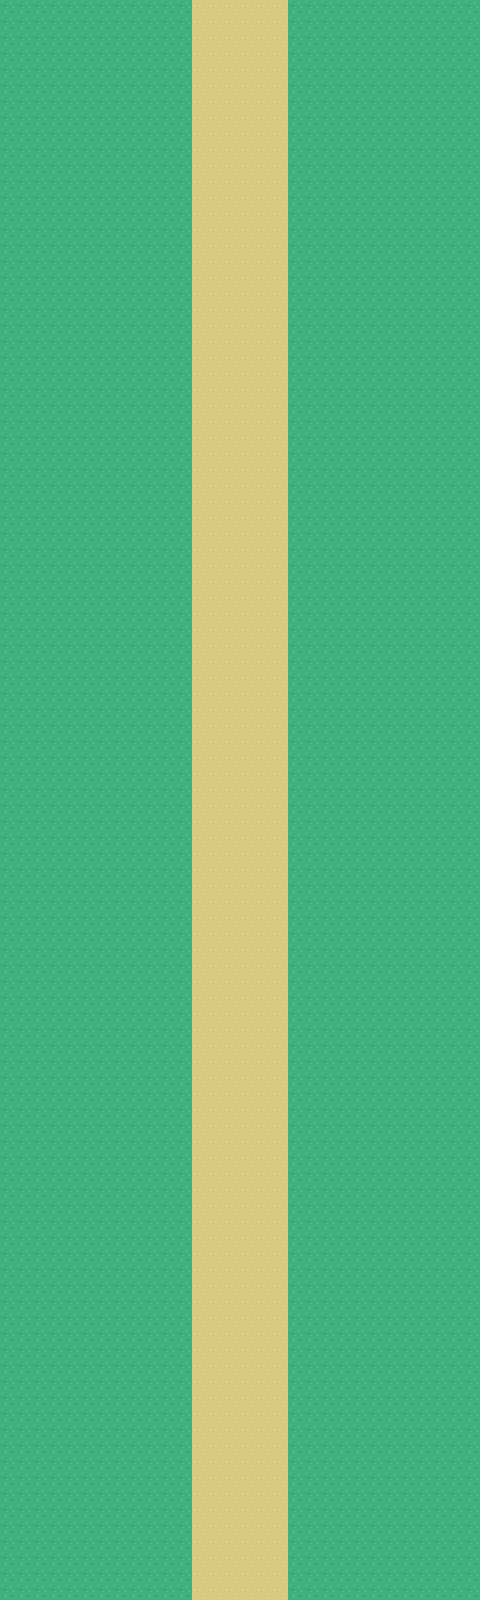

A level layout from a 2D game, rendered from its tile map. Below: a short description, then the map file with tile-grid data replaced by summaries:
An orthogonal 30x100 tile map with 16x16 px tiles, 1 tile layer (ground).

<map version="1.2" tiledversion="1.2.4" orientation="orthogonal" renderorder="right-down" width="30" height="100" tilewidth="16" tileheight="16" infinite="0" nextlayerid="2" nextobjectid="1">
 <tileset firstgid="1" name="tuxmon-sample" tilewidth="16" tileheight="16" tilecount="720" columns="24">
  <image source="../tilesets/tuxmon-sample.png" width="384" height="480" />
 </tileset>
 <layer id="1" name="ground" width="30" height="100">
  <data>[3000 cells, 3000 non-empty, 2 distinct tile ids]</data>
 </layer>
</map>
